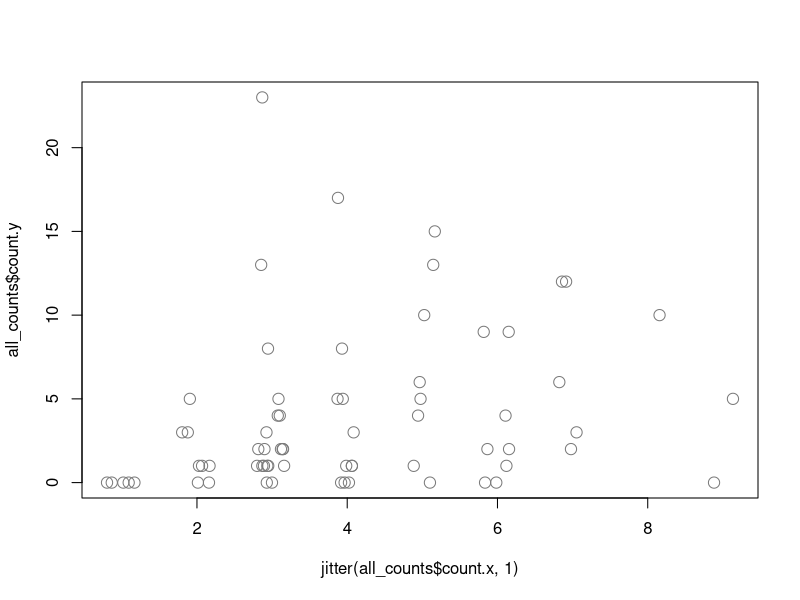
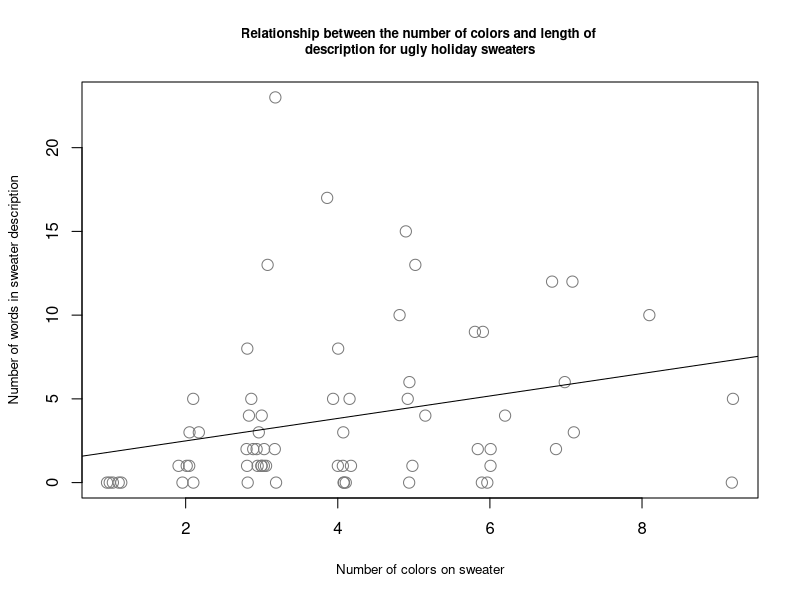

The R script that drew these images, in order:
# Some dplyr vs. base R comparisions: https://cran.r-project.org/web/packages/dplyr/vignettes/base.html

##~~~~~~~~~~~~~~~~~~~~~~~~~~~~~~~~~~~~~~~~~~~~~~~~~~~~~~~~~~~~~~~~~~~~~~~~~~~~~~
##~~~~~~~~~~~~~~~~~~~~~~~~~~~~~~~~~~~~~~~~~~~~~~~~~~~~~~~~~~~~~~~~~~~~~~~~~~~~~~
##                                                                            ~~
##                        STEP 1: LOAD PACKAGES & DATA                      ----
##                                                                            ~~
##~~~~~~~~~~~~~~~~~~~~~~~~~~~~~~~~~~~~~~~~~~~~~~~~~~~~~~~~~~~~~~~~~~~~~~~~~~~~~~
##~~~~~~~~~~~~~~~~~~~~~~~~~~~~~~~~~~~~~~~~~~~~~~~~~~~~~~~~~~~~~~~~~~~~~~~~~~~~~~

#..........................load packages.........................

# no packages to load, we're using base R!

#..........................read in data..........................

sweaters <- read.csv("ugly_sweaters.csv")

##~~~~~~~~~~~~~~~~~~~~~~~~~~~~~~~~~~~~~~~~~~~~~~~~~~~~~~~~~~~~~~~~~~~~~~~~~~~~~~
##~~~~~~~~~~~~~~~~~~~~~~~~~~~~~~~~~~~~~~~~~~~~~~~~~~~~~~~~~~~~~~~~~~~~~~~~~~~~~~
##                                                                            ~~
##                        STEP 2: WRANGLE/PROCESS DATA                      ----
##                                                                            ~~
##~~~~~~~~~~~~~~~~~~~~~~~~~~~~~~~~~~~~~~~~~~~~~~~~~~~~~~~~~~~~~~~~~~~~~~~~~~~~~~
##~~~~~~~~~~~~~~~~~~~~~~~~~~~~~~~~~~~~~~~~~~~~~~~~~~~~~~~~~~~~~~~~~~~~~~~~~~~~~~

#................filter hs_tf for 'Yes' responses................

sweaters_yes_option1 <- subset(sweaters, hs_tf == "Yes")
sweaters_yes_option2 <- sweaters[which(sweaters$hs_tf == "Yes"), , drop = FALSE]

##~~~~~~~~~~~~~~~~~~~~~~~~~~~~~~~~~~~~~~~~~~~~~~~~~~~~~~~~~~~~~~~~~~~~~~~~~~~~~~
##                            count sweater colors                          ----
##~~~~~~~~~~~~~~~~~~~~~~~~~~~~~~~~~~~~~~~~~~~~~~~~~~~~~~~~~~~~~~~~~~~~~~~~~~~~~~

#..................tidy colors (1 color per row).................

# separate by ','
sweater_colors_list1 <- strsplit(sweaters_yes_option1$colors, split = c(", "))
sweater_colors1 <- data.frame(sweater = rep(sweaters_yes_option1$sweater, sapply(sweater_colors_list1, length)), colors = unlist(sweater_colors_list1))

# separate by 'and'
sweater_colors_list2 <- strsplit(sweater_colors1$colors, split = c(" and "))
sweater_colors2 <- data.frame(sweater = rep(sweater_colors1$sweater, sapply(sweater_colors_list2, length)), colors = unlist(sweater_colors_list2))

#..............group by sweaterID and count colors...............

color_counts <- aggregate(cbind(count = colors) ~ sweater, 
          data = sweater_colors2, 
          FUN = function(x){NROW(x)})

##~~~~~~~~~~~~~~~~~~~~~~~~~~~~~~~~~~~~~~~~~~~~~~~~~~~~~~~~~~~~~~~~~~~~~~~~~~~~~~
##                      count sweater description words                     ----
##~~~~~~~~~~~~~~~~~~~~~~~~~~~~~~~~~~~~~~~~~~~~~~~~~~~~~~~~~~~~~~~~~~~~~~~~~~~~~~

#..................tidy descriptions (1 word per row).................

# separate by ','
sweater_words_list <- strsplit(sweaters_yes_option1$image_desc, split = c(" "))
sweater_words <- data.frame(sweater = rep(sweaters_yes_option1$sweater, sapply(sweater_words_list, length)), words = unlist(sweater_words_list))

#..............group by sweaterID and count colors...............

word_counts <- aggregate(cbind(count = words) ~ sweater, 
                          data = sweater_words, 
                          FUN = function(x){NROW(x)})

##~~~~~~~~~~~~~~~~~~~~~~~~~~~~~~~~~~~~~~~~~~~~~~~~~~~~~~~~~~~~~~~~~~~~~~~~~~~~~~
##                                  join dfs                                ----
##~~~~~~~~~~~~~~~~~~~~~~~~~~~~~~~~~~~~~~~~~~~~~~~~~~~~~~~~~~~~~~~~~~~~~~~~~~~~~~

all_counts <- merge(x = color_counts, y = word_counts, by = "sweater", all = TRUE)
all_counts[is.na(all_counts)] = 0

# convert count.x (color_counts) to numeric
all_counts$count.x <- as.numeric(all_counts$count.x)

##~~~~~~~~~~~~~~~~~~~~~~~~~~~~~~~~~~~~~~~~~~~~~~~~~~~~~~~~~~~~~~~~~~~~~~~~~~~~~~
##~~~~~~~~~~~~~~~~~~~~~~~~~~~~~~~~~~~~~~~~~~~~~~~~~~~~~~~~~~~~~~~~~~~~~~~~~~~~~~
##                                                                            ~~
##                           STEP 3: VISUALIZE DATA                         ----
##                                                                            ~~
##~~~~~~~~~~~~~~~~~~~~~~~~~~~~~~~~~~~~~~~~~~~~~~~~~~~~~~~~~~~~~~~~~~~~~~~~~~~~~~
##~~~~~~~~~~~~~~~~~~~~~~~~~~~~~~~~~~~~~~~~~~~~~~~~~~~~~~~~~~~~~~~~~~~~~~~~~~~~~~

#....................create basic scatterplot....................

plot(all_counts$count.y ~ jitter(all_counts$count.x, 1),
     pch = 1, cex = 1.5, col = "gray48")

#..............create slightly fancier scatterplot...............

# calculate standard error
summary(lm(formula = all_counts$count.y ~ all_counts$count.x))

# plot (doesn't include confidence intervals)
plot(all_counts$count.y ~ jitter(all_counts$count.x, 1),
     pch = 1, cex = 1.5, col = "gray48", # change point shape, size, color
     main = "Relationship between the number of colors and length of \ndescription for ugly holiday sweaters", cex.main = 0.8, 
     xlab = "Number of colors on sweater", ylab = "Number of words in sweater description", cex.lab = 0.8) 
abline(lm(formula = all_counts$count.y ~ all_counts$count.x))
